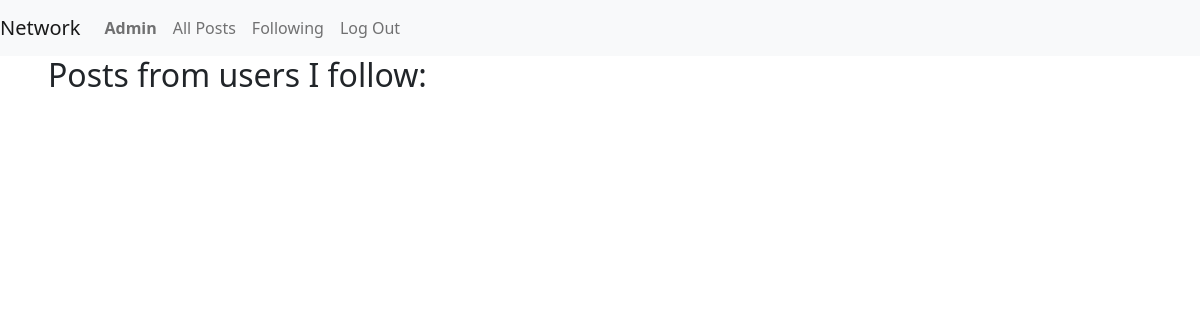
Page /following (signed in) on the earlier database version.
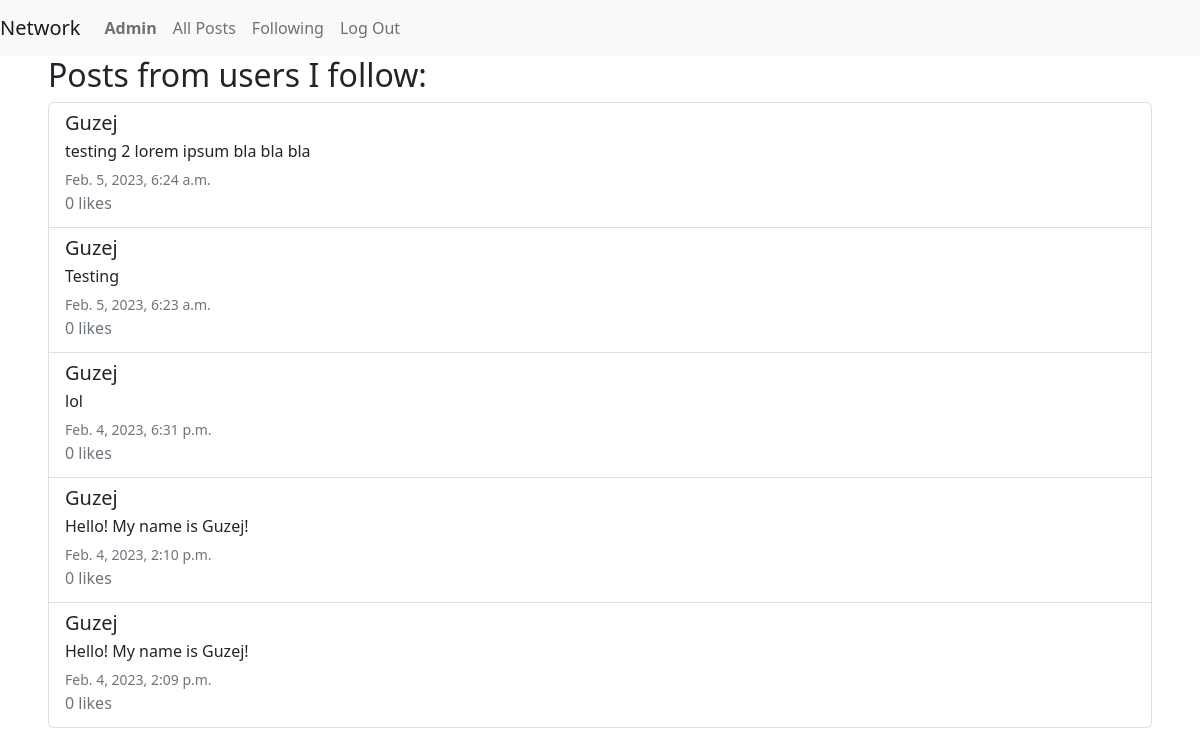
Same page on the later database version.
### network/models.py (models this page shows, shortened)
class User(AbstractUser):
    pass

class Post(models.Model):
    author = models.ForeignKey(User, on_delete=models.CASCADE, blank=True, related_name="author")
    content = models.CharField(max_length=280)
    date = models.DateTimeField(auto_now_add=True)
    likes = models.IntegerField(default=0)

### network/views.py (the view)
# urls.py: path("following", views.following, name="following")
def following(request):
    user_profile = Profile.objects.get(owner=request.user)
    following_posts = []
    for us in user_profile.following.all():
        posts = Post.objects.filter(author=us)
        for post in posts:
            following_posts.append({
                "content": post.content,
                "author": post.author,
                "date": post.date,
                "likes": post.likes
            })
    sorted_following_posts = sorted(following_posts, key=lambda x: x["date"], reverse=True)
    paginator = Paginator(sorted_following_posts, 10)
    page_number = request.GET.get('page')
    posts_page = paginator.get_page(page_number)
    return render(request, "network/following.html", {
        "following_posts": posts_page
    })

### network/templates/network/following.html (shortened to what this page needs)
{% extends "network/layout.html" %}
{% block body %}
    <h2>Posts from users I follow:</h2>
    <ul class="list-group">
        {% for post in following_posts %}
            <li class="list-group-item list-group-item-action">
                <a href="{% url 'profile_page' post.author.username %}" class="text-decoration-none text-reset"><h5 class="mb-1">{{ post.author.username }}</h5></a>
                <p class="mb-1">{{ post.content }}</p>
                <small class="text-muted">{{ post.date }}</small>
                <p class="mb-1 text-muted">{{ post.likes }} likes</p>
        {% endfor %}
    </ul>
{% endblock %}

Differences in the rows shown:
now on this page (row edited): User: author.username "Guzej", content "testing 2 lorem ipsum bla bla bla", date "Feb. 5, 2023, 6:24 a.m.", likes "0", content "Testing", date "Feb. 5, 2023, 6:23 a.m.", content "lol", date "Feb. 4, 2023, 6:31 p.m.", content "Hello! My name is Guzej!", date "Feb. 4, 2023, 2:10 p.m.", date "Feb. 4, 2023, 2:09 p.m."
